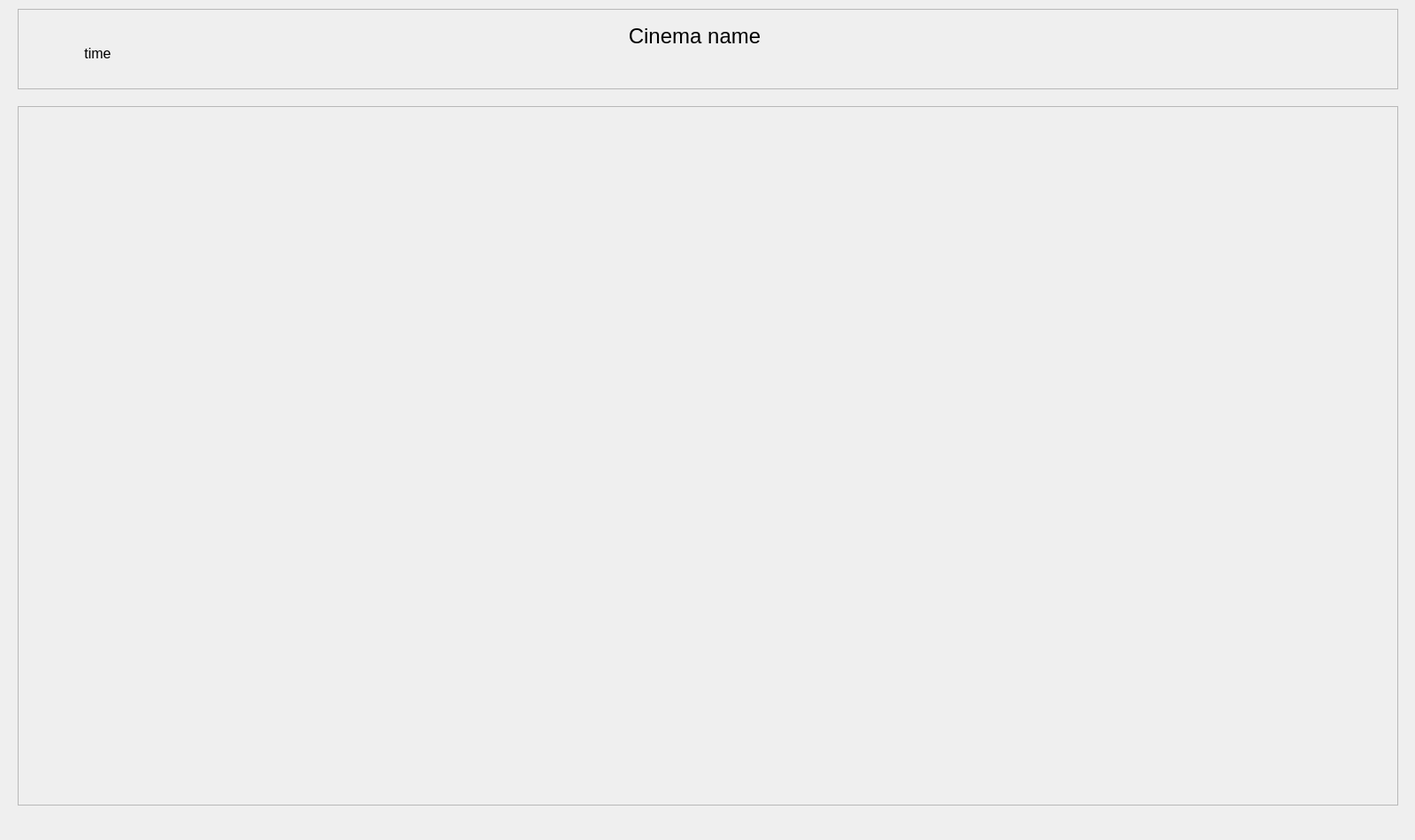
<?xml version="1.0" encoding="UTF-8"?>
<ui version="4.0">
 <class>Form</class>
 <widget class="QWidget" name="Form">
  <property name="geometry">
   <rect>
    <x>0</x>
    <y>0</y>
    <width>1600</width>
    <height>950</height>
   </rect>
  </property>
  <property name="windowTitle">
   <string>Form</string>
  </property>
  <widget class="QFrame" name="high_conteiner">
   <property name="geometry">
    <rect>
     <x>20</x>
     <y>10</y>
     <width>1561</width>
     <height>91</height>
    </rect>
   </property>
   <property name="frameShape">
    <enum>QFrame::StyledPanel</enum>
   </property>
   <property name="frameShadow">
    <enum>QFrame::Raised</enum>
   </property>
   <widget class="QLabel" name="cinema_name_label">
    <property name="geometry">
     <rect>
      <x>660</x>
      <y>10</y>
      <width>211</width>
      <height>41</height>
     </rect>
    </property>
    <property name="font">
     <font>
      <pointsize>18</pointsize>
     </font>
    </property>
    <property name="text">
     <string>Cinema name</string>
    </property>
    <property name="alignment">
     <set>Qt::AlignCenter</set>
    </property>
   </widget>
   <widget class="QLabel" name="time_label">
    <property name="geometry">
     <rect>
      <x>40</x>
      <y>35</y>
      <width>101</width>
      <height>31</height>
     </rect>
    </property>
    <property name="font">
     <font>
      <pointsize>12</pointsize>
     </font>
    </property>
    <property name="text">
     <string>time</string>
    </property>
    <property name="alignment">
     <set>Qt::AlignCenter</set>
    </property>
   </widget>
  </widget>
  <widget class="QFrame" name="frame">
   <property name="geometry">
    <rect>
     <x>20</x>
     <y>120</y>
     <width>1561</width>
     <height>791</height>
    </rect>
   </property>
   <property name="frameShape">
    <enum>QFrame::StyledPanel</enum>
   </property>
   <property name="frameShadow">
    <enum>QFrame::Raised</enum>
   </property>
  </widget>
 </widget>
 <resources/>
 <connections/>
</ui>
